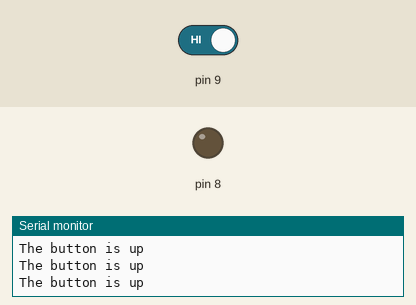
This sketch was run on a simulated Arduino Uno, built with avr-gcc and run on an emulated ATmega328P. Shown: output pins drawn as LEDs (lit = HIGH), the last lines printed to the serial monitor. The test bench sets the inputs (shaded band); at power-on: pin 9 HIGH.

Above: at 1.2 s.
1.3 s: pin 9 driven LOW
At 2.5 s:
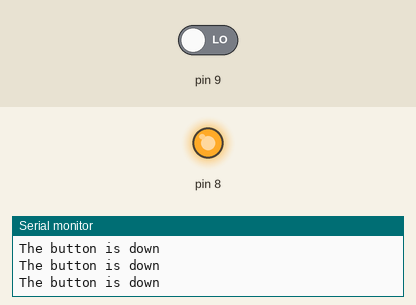
2.8 s: pin 9 driven HIGH
At 3.5 s:
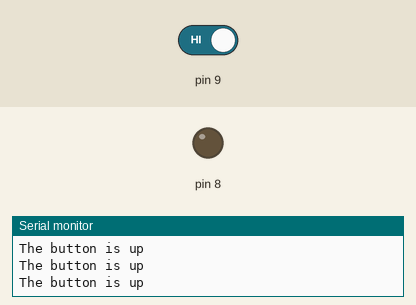
Timing chart, 0 to 5.8 s (numbered marks = the images above; inputs shaded):
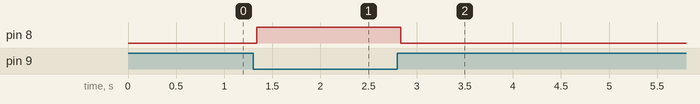

Measured:
- after the input at 1.3 s, pin 8: LOW → HIGH at once
- after the input at 2.8 s, pin 8: HIGH → LOW at once

The sketch:

LED_Pushbutton_Complex.ino
```cpp
void setup() {
// initialize the digital pin 9 as an input.
pinMode(9, INPUT);
pinMode(8, OUTPUT);
// initialize the serial port.
Serial.begin(9600);
}
void loop() {
int buttonStatus = digitalRead(9);
if (buttonStatus == LOW) //The button is down
{
  Serial.println("The button is down");
digitalWrite(8, HIGH);
}
else
{
  Serial.println("The button is up");
digitalWrite(8, LOW);
}
}
```
